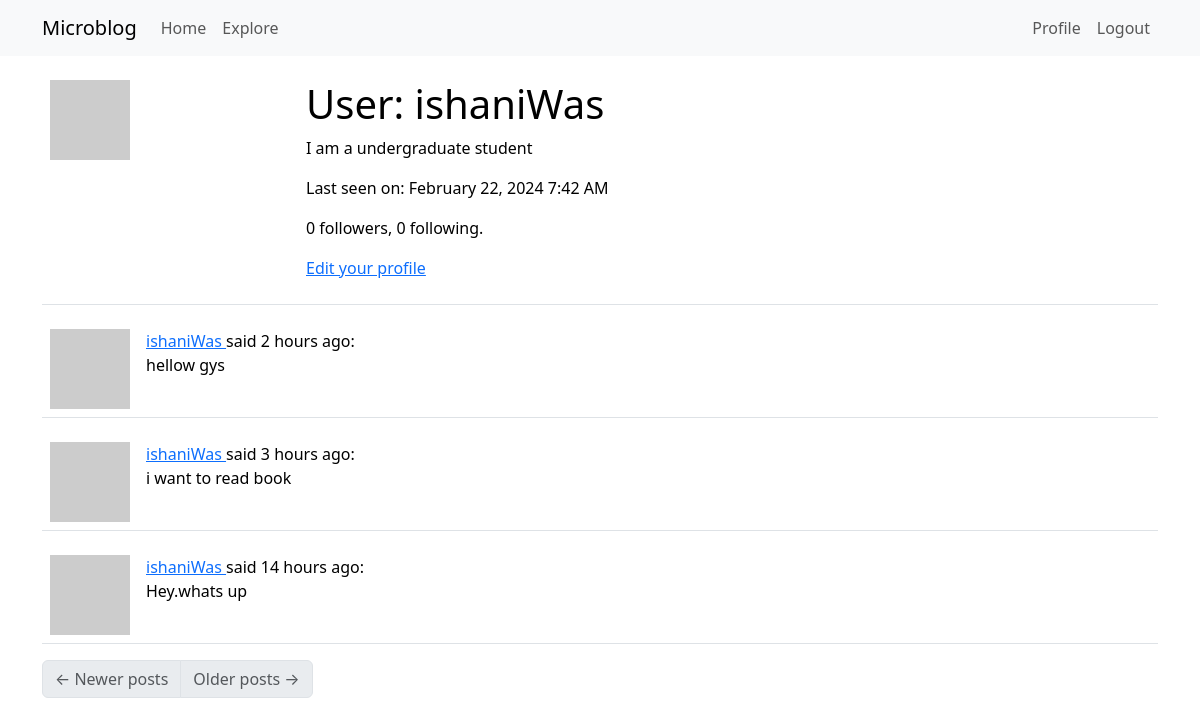
/user/ishaniWas (signed in), run on the app's committed database.
### app/models.py (models this page shows, shortened)
class User(UserMixin, db.Model):
    id: so.Mapped[int] = so.mapped_column(primary_key=True)
    username: so.Mapped[str] = so.mapped_column(sa.String(64), index=True,
                                                unique=True)
    email: so.Mapped[str] = so.mapped_column(sa.String(120), index=True,
                                             unique=True)
    password_hash: so.Mapped[Optional[str]] = so.mapped_column(sa.String(256))
    about_me: so.Mapped[Optional[str]] = so.mapped_column(sa.String(140))
    last_seen: so.Mapped[Optional[datetime]] = so.mapped_column(
        default=lambda: datetime.now(timezone.utc))
    posts: so.WriteOnlyMapped['Post'] = so.relationship(
        back_populates='author')
    following: so.WriteOnlyMapped['User'] = so.relationship(
        secondary=followers, primaryjoin=(followers.c.follower_id == id),
        secondaryjoin=(followers.c.followed_id == id),
        back_populates='followers')
    followers: so.WriteOnlyMapped['User'] = so.relationship(
        secondary=followers, primaryjoin=(followers.c.followed_id == id),
        secondaryjoin=(followers.c.follower_id == id),
        back_populates='following')
    def avatar(self, size):
        digest = md5(self.email.lower().encode('utf-8')).hexdigest()
        return f'https://www.gravatar.com/avatar/{digest}?d=identicon&s={size}'
    def followers_count(self):
        query = sa.select(sa.func.count()).select_from(
            self.followers.select().subquery())
        return db.session.scalar(query)
    def following_count(self):
        query = sa.select(sa.func.count()).select_from(
            self.following.select().subquery())
        return db.session.scalar(query)

class Post(db.Model):
    id: so.Mapped[int] = so.mapped_column(primary_key=True)
    body: so.Mapped[str] = so.mapped_column(sa.String(140))
    timestamp: so.Mapped[datetime] = so.mapped_column(
        index=True, default=lambda: datetime.now(timezone.utc))
    user_id: so.Mapped[int] = so.mapped_column(sa.ForeignKey(User.id),
                                               index=True)
    author: so.Mapped[User] = so.relationship(back_populates='posts')

### app/routes.py (the view)
@app.route('/user/<username>')
@login_required
def user(username):
    user = db.first_or_404(sa.select(User).where(User.username == username))
    page = request.args.get('page', 1, type=int)
    query = user.posts.select().order_by(Post.timestamp.desc())
    posts = db.paginate(query, page=page,
                        per_page=app.config['POSTS_PER_PAGE'],
                        error_out=False)
    next_url = url_for('user', username=user.username, page=posts.next_num) \
        if posts.has_next else None
    prev_url = url_for('user', username=user.username, page=posts.prev_num) \
        if posts.has_prev else None
    form = EmptyForm()
    return render_template('user.html', user=user, posts=posts.items,
                           next_url=next_url, prev_url=prev_url, form=form)

### app/__init__.py (called while the page is built)
def get_locale():
    return request.accept_languages.best_match(app.config['LANGUAGES'])

### app/models.py (called while the page is built)
@login.user_loader
def load_user(id):
    return db.session.get(User, int(id))

### app/routes.py (called while the page is built)
@app.before_request
def before_request():
    if current_user.is_authenticated:
        current_user.last_seen = datetime.now(timezone.utc)
        db.session.commit()
    g.locale = str(get_locale())

### app/templates/user.html (shortened to what this page needs)
{% extends "base.html" %}
{% block content %}
    <table class="table table-hover">
        <tr>
            <td width="256px"><img src="{{ user.avatar(256) }}"></td>
            <td>
                <h1>User: {{ user.username }}</h1>
                {% if user.about_me %}<p>{{ user.about_me }}</p>{% endif %}
                {% if user.last_seen %}
                <p>Last seen on: {{ moment(user.last_seen).format('LLL') }}</p>
                {% endif %}
                <p>{{ user.followers_count() }} followers, {{ user.following_count() }} following.</p>
                {% if user == current_user %}
                <p><a href="{{ url_for('edit_profile') }}">Edit your profile</a></p>
                {% endif %}
            </td>
        </tr>
    </table>
    {% for post in posts %}
        {% include '_post.html' %}
    {% endfor %}
    <nav aria-label="Post navigation">
        <ul class="pagination">
            <li class="page-item{% if not prev_url %} disabled{% endif %}">
                <a class="page-link" href="{{ prev_url }}">
                    <span aria-hidden="true">&larr;</span> Newer posts
                </a>
            </li>
            <li class="page-item{% if not next_url %} disabled{% endif %}">
                <a class="page-link" href="{{ next_url }}">
                    Older posts <span aria-hidden="true">&rarr;</span>
                </a>
            </li>
        </ul>
    </nav>
{% endblock %}

### app/templates/base.html (shortened to what this page needs)
<!doctype html>
<html lang="en">
  <head>
    <link
        href="https://cdn.jsdelivr.net/npm/bootstrap@5.3.2/dist/css/bootstrap.min.css"
        rel="stylesheet"
>
  </head>
  <body>
    <nav class="navbar navbar-expand-lg bg-body-tertiary">
      <div class="container">
        <a class="navbar-brand" href="{{ url_for('index') }}">Microblog</a>
        <div class="collapse navbar-collapse" id="navbarSupportedContent">
          <ul class="navbar-nav me-auto mb-2 mb-lg-0">
            <li class="nav-item">
              <a class="nav-link" aria-current="page" href="{{ url_for('index') }}">{{ _('Home') }}</a>
            </li>
            <li class="nav-item">
              <a class="nav-link" aria-current="page" href="{{ url_for('explore') }}">{{ _('Explore') }}</a>
            </li>
          </ul>
          <ul class="navbar-nav mb-2 mb-lg-0">
            {% if current_user.is_anonymous %}
            <li class="nav-item">
              <a class="nav-link" aria-current="page" href="{{ url_for('login') }}">{{ _('Login') }}</a>
            </li>
            {% else %}
            <li class="nav-item">
              <a class="nav-link" aria-current="page" href="{{ url_for('user', username=current_user.username) }}">{{ _('Profile') }}</a>
            </li>
            <li class="nav-item">
              <a class="nav-link" aria-current="page" href="{{ url_for('logout') }}">{{ _('Logout') }}</a>
            </li>
            {% endif %}
          </ul>
        </div>
      </div>
    </nav>
    <div class="container mt-3">
      {% block content %}{% endblock %}
    </div>
  </body>
</html>

### app/templates/_post.html
<table class="table table-hover">
    <tr>
        <td width="70px">
            <a href="{{ url_for('user', username=post.author.username) }}">
                <img src="{{ post.author.avatar(70) }}" />
            </a>
        </td>
        <td>
            <a href="{{ url_for('user', username=post.author.username) }}">
                {{ post.author.username }}
            </a>
            said {{ moment(post.timestamp).fromNow() }}:
            <br>
            {{ post.body }}
        </td>
    </tr>
</table>

### data on the page
User: username "ishaniWas", about_me "I am a undergraduate student", last_seen "February 22, 2024 7:42 AM"
Post: author.username "ishaniWas", timestamp "2 hours ago", body "hellow gys"
Post: author.username "ishaniWas", timestamp "3 hours ago", body "i want to read book"
Post: author.username "ishaniWas", timestamp "14 hours ago", body "Hey.whats up"

### other printed values
{{ user.followers_count() }} "0"
{{ user.following_count() }} "0"
